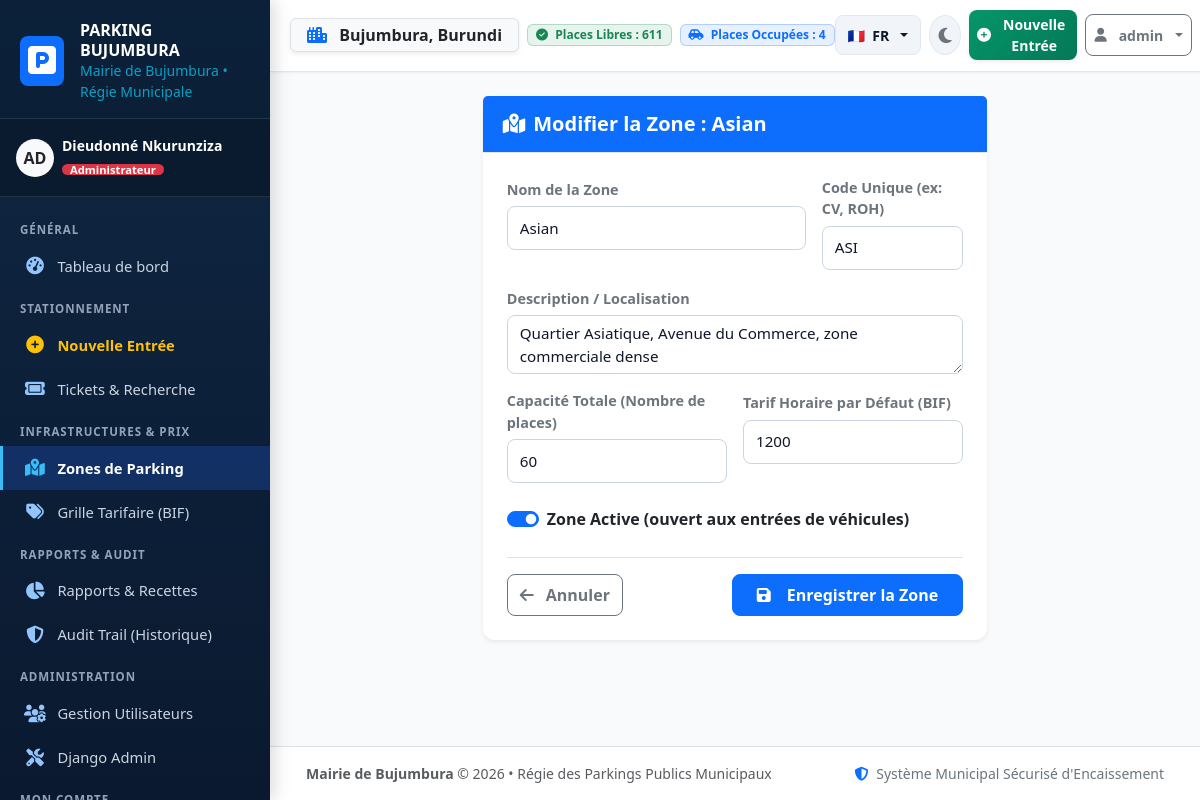
The app's page /zones/5/edit/ (signed in) with its own data.
### parking_app/models.py (models this page shows, shortened)
class CustomUser(AbstractUser):
    ROLE_CHOICES = [
        ('ADMIN', 'Administrateur'),
        ('AGENT', 'Agent de Parking / Contrôleur'),
    ]
    role = models.CharField(
        max_length=10,
        choices=ROLE_CHOICES,
        default='AGENT',
        verbose_name="Rôle dans le système"
    )
    phone = models.CharField(
        max_length=25,
        blank=True,
        verbose_name="Numéro de téléphone (+257)"
    )
    badge_id = models.CharField(
        max_length=30,
        blank=True,
        null=True,
        unique=True,
        verbose_name="Matricule / Badge Agent"
    )
    assigned_zone = models.ForeignKey(
        'ParkingZone',
        on_delete=models.SET_NULL,
        null=True,
        blank=True,
        related_name='assigned_agents',
        verbose_name="Zone d'affectation principale"
    )
    class Meta:
        verbose_name = "Utilisateur"
        verbose_name_plural = "Utilisateurs"
        ordering = ['username']
    def is_admin_user(self):
        return self.role == 'ADMIN' or self.is_superuser
    def get_role_badge_class(self):
        if self.role == 'ADMIN':
            return 'bg-danger text-white'
        return 'bg-primary text-white'

class ParkingZone(models.Model):
    name = models.CharField(max_length=100, unique=True, verbose_name="Nom de la Zone")
    code = models.CharField(max_length=20, unique=True, verbose_name="Code de la Zone (ex: CV, ROH)")
    description = models.TextField(blank=True, verbose_name="Description / Localisation précise")
    total_spots = models.PositiveIntegerField(
        default=50,
        validators=[MinValueValidator(1)],
        verbose_name="Capacité totale (places)"
    )
    hourly_rate_default = models.DecimalField(
        max_digits=10,
        decimal_places=0,
        default=1000,
        verbose_name="Tarif horaire de base (BIF)"
    )
    is_active = models.BooleanField(default=True, verbose_name="Zone active")
    created_at = models.DateTimeField(auto_now_add=True, verbose_name="Date de création")
    class Meta:
        verbose_name = "Zone de Parking"
        verbose_name_plural = "Zones de Parking"
        ordering = ['name']

### parking_app/views.py (the view)
# urls.py: path('zones/<int:pk>/edit/', views.zone_edit, name='zone_edit'),
@admin_required
def zone_edit(request, pk):
    zone = get_object_or_404(ParkingZone, pk=pk)
    if request.method == 'POST':
        form = ParkingZoneForm(request.POST, instance=zone)
        if form.is_valid():
            zone = form.save()
            log_activity(
                request,
                action='MODIFICATION',
                target_model='ParkingZone',
                target_id=zone.id,
                target_repr=str(zone),
                details=f"Mise à jour des paramètres de la zone '{zone.name}' (Capacité: {zone.total_spots} places)."
            )
            messages.success(request, f"La zone '{zone.name}' a été modifiée avec succès.")
            return redirect('zone_list')
    else:
        form = ParkingZoneForm(instance=zone)
    return render(request, 'parking_app/zones/zone_form.html', {
        'form': form,
        'zone': zone,
        'title': f"Modifier la Zone : {zone.name}",
    })

### templates/parking_app/zones/zone_form.html (shortened to what this page needs)
{% extends 'base.html' %}
{% block content %}
<div class="row justify-content-center">
    <div class="col-lg-7">
        <div class="card shadow-sm border-0">
            <div class="card-header bg-primary text-white py-3">
                <h5 class="mb-0 fw-bold">
                    <i class="fa-solid fa-map-location-dot me-2"></i>{{ title }}
                </h5>
            </div>
            <div class="card-body p-4">
                <form method="post" novalidate>
                    <div class="row g-3 mb-3">
                        <div class="col-md-8">
                            <label class="form-label fw-semibold small text-secondary">Nom de la Zone</label>
                            {{ form.name }}
                        </div>
                        <div class="col-md-4">
                            <label class="form-label fw-semibold small text-secondary">Code Unique (ex: CV, ROH)</label>
                            {{ form.code }}
                        </div>
                        <div class="col-12">
                            <label class="form-label fw-semibold small text-secondary">Description / Localisation</label>
                            {{ form.description }}
                        </div>
                        <div class="col-md-6">
                            <label class="form-label fw-semibold small text-secondary">Capacité Totale (Nombre de places)</label>
                            {{ form.total_spots }}
                        </div>
                        <div class="col-md-6">
                            <label class="form-label fw-semibold small text-secondary">Tarif Horaire par Défaut (BIF)</label>
                            {{ form.hourly_rate_default }}
                        </div>
                        <div class="col-12">
                            <div class="form-check form-switch mt-2">
                                {{ form.is_active }}
                                <label class="form-check-label fw-semibold" for="{{ form.is_active.id_for_label }}">
                                    Zone Active (ouvert aux entrées de véhicules)
                                </label>
                            </div>
                        </div>
                    </div>
                    <div class="d-flex justify-content-between align-items-center mt-4 pt-3 border-top">
                        <a href="{% url 'zone_list' %}" class="btn btn-outline-secondary">
                            <i class="fa-solid fa-arrow-left me-1"></i> Annuler
                        </a>
                        <button type="submit" class="btn btn-primary fw-bold px-4">
                            <i class="fa-solid fa-floppy-disk me-2"></i> Enregistrer la Zone
                        </button>
                    </div>
                </form>
            </div>
        </div>
    </div>
</div>
{% endblock %}

### templates/base.html (shortened to what this page needs)
{% load i18n static %}
<!DOCTYPE html>
<html lang="{{ LANGUAGE_CODE|default:'fr' }}" data-bs-theme="light" data-theme="light">
<head>
    <link href="https://cdn.jsdelivr.net/npm/bootstrap@5.3.3/dist/css/bootstrap.min.css" rel="stylesheet">
    <link href="https://cdnjs.cloudflare.com/ajax/libs/font-awesome/6.5.1/css/all.min.css" rel="stylesheet">
    <link rel="stylesheet" href="{% static 'css/custom.css' %}">
</head>
<body data-bs-theme="light" data-theme="light">
    <div class="app-wrapper">
        <aside class="sidebar d-none d-lg-block" aria-label="{% trans 'Menu Principal Bureau' %}">
            <div class="brand-box">
                <div class="d-flex align-items-center gap-3">
                    <div class="rounded-3 bg-primary p-2 text-white shadow-sm">
                        <i class="fa-solid fa-square-parking fa-2x"></i>
                    </div>
                    <div>
                        <div class="fw-bold text-white fs-6 lh-sm">PARKING BUJUMBURA</div>
                        <div class="small text-info opacity-75">{% trans "Mairie de Bujumbura" %} &bull; {% trans "Régie Municipale" %}</div>
                    </div>
                </div>
            </div>
            {% if request.user.is_authenticated %}
            <div class="px-3 py-3 border-bottom border-secondary border-opacity-25 bg-black bg-opacity-25">
                <div class="d-flex align-items-center gap-2">
                    <div class="rounded-circle bg-light text-dark fw-bold d-flex align-items-center justify-content-center shadow-sm" style="width: 38px; height: 38px;">
                        {{ request.user.username|slice:":2"|upper }}
                    </div>
                    <div class="overflow-hidden">
                        <div class="text-white text-truncate fw-semibold small">
                            {{ request.user.get_full_name|default:request.user.username }}
                        </div>
                        <span class="badge {{ request.user.get_role_badge_class|default:'bg-primary' }} py-0 px-2" style="font-size: 0.7rem;">
                            {{ request.user.get_role_display|default:request.user.role }}
                        </span>
                    </div>
                </div>
            </div>
            {% endif %}
            <nav class="sidebar-nav">
                <div class="nav-header">{% trans "Général" %}</div>
                <a href="{% url 'dashboard' %}" class="nav-link {% if request.resolver_match.url_name == 'dashboard' %}active{% endif %}">
                    <i class="fa-solid fa-gauge-high"></i>
                    <span>{% trans "Tableau de bord" %}</span>
                </a>
                <div class="nav-header">{% trans "Stationnement" %}</div>
                <a href="{% url 'ticket_entry' %}" class="nav-link text-warning fw-bold {% if request.resolver_match.url_name == 'ticket_entry' %}active{% endif %}">
                    <i class="fa-solid fa-circle-plus text-warning"></i>
                    <span>{% trans "Nouvelle Entrée" %}</span>
                </a>
                <a href="{% url 'ticket_list' %}" class="nav-link {% if 'ticket' in request.resolver_match.url_name and request.resolver_match.url_name != 'ticket_entry' %}active{% endif %}">
                    <i class="fa-solid fa-ticket"></i>
                    <span>{% trans "Tickets & Recherche" %}</span>
                </a>
                <div class="nav-header">{% trans "Infrastructures & Prix" %}</div>
                <a href="{% url 'zone_list' %}" class="nav-link {% if 'zone' in request.resolver_match.url_name %}active{% endif %}">
                    <i class="fa-solid fa-map-location-dot"></i>
                    <span>{% trans "Zones de Parking" %}</span>
                </a>
                <a href="{% url 'tariff_list' %}" class="nav-link {% if 'tariff' in request.resolver_match.url_name or 'vehicle' in request.resolver_match.url_name %}active{% endif %}">
                    <i class="fa-solid fa-tags"></i>
                    <span>{% trans "Grille Tarifaire (BIF)" %}</span>
                </a>
                <div class="nav-header">{% trans "Rapports & Audit" %}</div>
                <a href="{% url 'reports_dashboard' %}" class="nav-link {% if 'report' in request.resolver_match.url_name %}active{% endif %}">
                    <i class="fa-solid fa-chart-pie"></i>
                    <span>{% trans "Rapports & Recettes" %}</span>
                </a>
                <a href="{% url 'audit_log_list' %}" class="nav-link {% if request.resolver_match.url_name == 'audit_log_list' %}active{% endif %}">
                    <i class="fa-solid fa-shield-halved"></i>
                    <span>{% trans "Audit Trail (Historique)" %}</span>
                </a>
                {% if request.user.role == 'ADMIN' or request.user.is_superuser %}
                <div class="nav-header">{% trans "Administration" %}</div>
                <a href="{% url 'user_list' %}" class="nav-link {% if 'user' in request.resolver_match.url_name %}active{% endif %}">
                    <i class="fa-solid fa-users-gear"></i>
                    <span>{% trans "Gestion Utilisateurs" %}</span>
                </a>
                <a href="{% url 'admin:index' %}" class="nav-link" target="_blank" rel="noopener">
                    <i class="fa-solid fa-screwdriver-wrench"></i>
                    <span>Django Admin</span>
                </a>
                {% endif %}
                <div class="nav-header">{% trans "Mon Compte" %}</div>
            </nav>
        </aside>
        <div class="main-content">
            <header class="top-navbar d-flex align-items-center justify-content-between">
                <div class="d-flex align-items-center gap-2">
                    <span class="badge bg-light text-dark border px-2 px-md-3 py-2 fs-6 shadow-sm">
                        <i class="fa-solid fa-city text-primary me-1 me-md-2"></i>
                        <strong>Bujumbura</strong><span class="d-none d-sm-inline">, Burundi</span>
                    </span>
                    <div class="d-none d-md-flex align-items-center gap-2">
                        <span class="badge bg-success bg-opacity-10 text-success border border-success border-opacity-25 px-2 py-1">
                            <i class="fa-solid fa-circle-check me-1"></i> {% trans "Places Libres" %} : <strong>{{ global_available_spots|default:"0" }}</strong>
                        </span>
                        <span class="badge bg-primary bg-opacity-10 text-primary border border-primary border-opacity-25 px-2 py-1">
                            <i class="fa-solid fa-car-side me-1"></i> {% trans "Places Occupées" %} : <strong>{{ global_occupied_spots|default:"0" }}</strong>
                        </span>
                    </div>
                </div>
                <div class="d-flex align-items-center gap-2">
                    <div class="dropdown">
                        <button class="lang-selector-btn dropdown-toggle" type="button" id="languageDropdown" data-bs-toggle="dropdown" aria-expanded="false" title="{% trans 'Changer de langue' %}">
                            {% if LANGUAGE_CODE == 'rn' %}
                                <span>🇧🇮</span> <span class="fw-bold">RN</span>
                            {% elif LANGUAGE_CODE == 'en' %}
                                <span>🇬🇧</span> <span class="fw-bold">EN</span>
                            {% else %}
                                <span>🇫🇷</span> <span class="fw-bold">FR</span>
                            {% endif %}
                        </button>
                    </div>
                    <button class="theme-toggle-btn" type="button" aria-label="{% trans 'Mode Sombre' %}" title="{% trans 'Mode Sombre' %}">
                        <i class="theme-icon fa-solid fa-moon"></i>
                    </button>
                    <a href="{% url 'ticket_entry' %}" class="btn btn-cta-entry btn-sm shadow-sm d-none d-sm-inline-flex">
                        <i class="fa-solid fa-circle-plus"></i>
                        <span class="d-none d-md-inline">{% trans "Nouvelle Entrée" %}</span>
                    </a>
                    <div class="dropdown">
                        <button class="btn btn-outline-secondary btn-sm dropdown-toggle" type="button" data-bs-toggle="dropdown" aria-expanded="false">
                            <i class="fa-solid fa-user me-1"></i>
                            <span class="d-none d-sm-inline">{{ request.user.username }}</span>
                        </button>
                    </div>
                </div>
            </header>
            <main class="content-body" id="mainContent">
                {% block content %}{% endblock %}
            </main>
            <footer class="bg-white border-top py-3 px-4 text-center text-muted small mt-auto no-print">
                <div class="container-fluid d-flex flex-column flex-md-row justify-content-between align-items-center gap-2">
                    <div>
                        <strong>{{ CITY_NAME|default:"Mairie de Bujumbura" }}</strong> &copy; {{ CURRENT_YEAR|default:"2026" }} &bull; {% trans "Régie des Parkings Publics Municipaux" %}
                    </div>
                    <div class="text-secondary">
                        <i class="fa-solid fa-shield-halved me-1 text-primary"></i> {% trans "Système Municipal Sécurisé d'Encaissement" %}
                    </div>
                </div>
            </footer>
        </div>
    </div>
</body>
</html>

### records on screen
CustomUser: user.username "AD", user.get_full_name "Dieudonné Nkurunziza", user.role "Administrateur", user.username "admin"
ParkingZone: name "Asian", code "ASI", description "Quartier Asiatique, Avenue du Commerce, zone commerciale dense", total_spots "60", hourly_rate_default "1200", is_active "☑"

### other values on screen
{{ global_available_spots|default:"0" }} "611"
{{ global_occupied_spots|default:"0" }} "4"
{{ title }} "Modifier la Zone : Asian"
{{ CITY_NAME|default:"Mairie de Bujumbura" }} "Mairie de Bujumbura"
